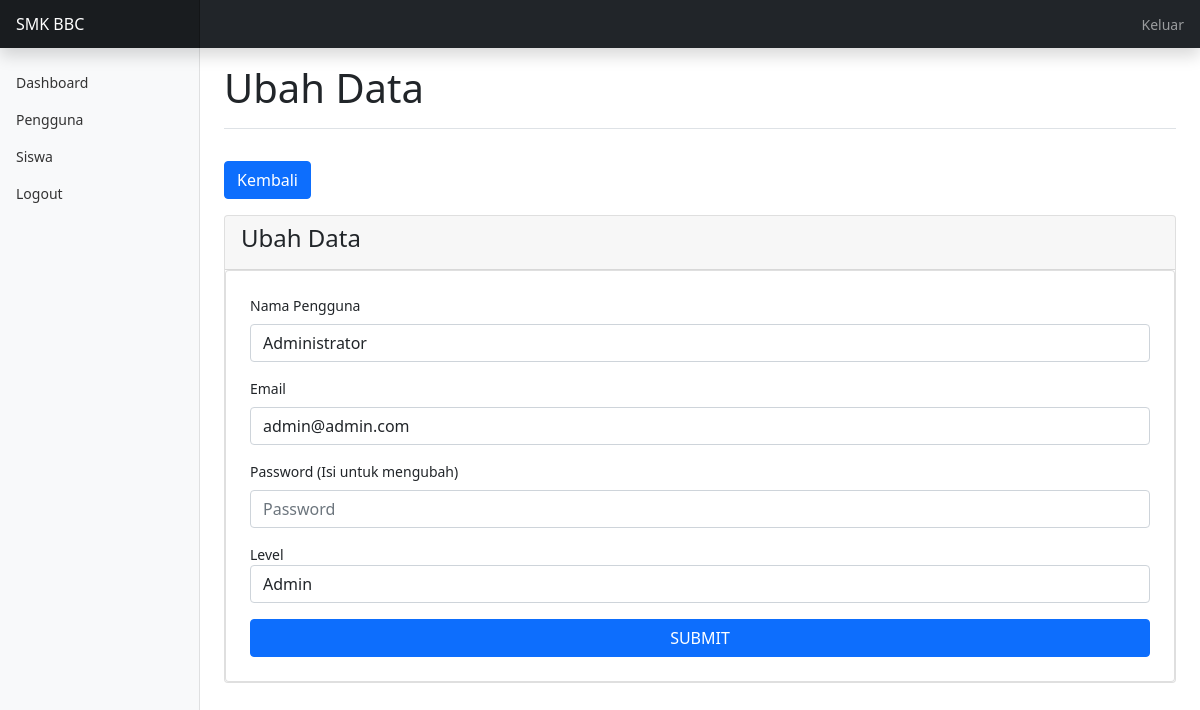
Page /admin/index.php?page=ubah_pengguna&id=2 (signed in) on the committed database.
### tables this page shows
CREATE TABLE `tb_pengguna` (
  `id_pengguna` int(11) NOT NULL,
  `nama_pengguna` varchar(255) NOT NULL,
  `email` varchar(255) NOT NULL,
  `password` varchar(255) NOT NULL,
  `level` varchar(255) NOT NULL
);

### admin/pages/pengguna/ubah.php (the view, shortened to what this page needs)
<h1 class="py-3 mb-3 border-bottom">Ubah Data</h1>
<a href="index.php?page=pengguna" class="btn btn-primary my-3">Kembali</a>
<?php
$id = $_GET['id'];
$pengguna = mysqli_fetch_assoc(mysqli_query($koneksi, "SELECT * FROM tb_pengguna WHERE id_pengguna = '$id'"));
?>
<div class="card mb-3">
	<div class="card-header">
		<h4 class="card-title">Ubah Data</h4>
	</div>
	<div class="card body">
		<form method="POST" enctype="multipart/form-data">
			<div class="container py-4">
				<div class="mb-3">
					<label for="nama_pengguna" class="form-label">Nama Pengguna</label>
					<input required="" type="text" class="form-control" id="nama_pengguna" placeholder="Nama pengguna" name="nama_pengguna" value="<?php echo $pengguna['nama_pengguna'] ?>">
				</div>
				<div class="mb-3">
					<label for="email" class="form-label">Email</label>
					<input required="" type="text" class="form-control" id="email" placeholder="Email" name="email" value="<?php echo $pengguna['email'] ?>">
				</div>
				<div class="mb-3">
					<label for="password" class="form-label">Password (Isi untuk mengubah)</label>
					<input type="password" class="form-control" id="password" placeholder="Password" name="password">
				</div>
				<div class="mb-3">
					<label for="">Level</label>
					<select name="level" id="level" class="form-control">
						<option <?php echo $pengguna['level'] == 'admin' ? 'selected' : '' ?> value="admin">Admin</option>
					</select>
				</div>
				<div class="d-grid">
					<button type="submit" class="btn btn-primary">SUBMIT</button>
				</div>
			</div>
		</form>
	</div>
</div>

### assets/css/dashboard.css (style rules this page uses)
body { font-size: .875rem; }

### rows in the picture
tb_pengguna: nama_pengguna "Administrator", email "admin@admin.com", level "Admin"
